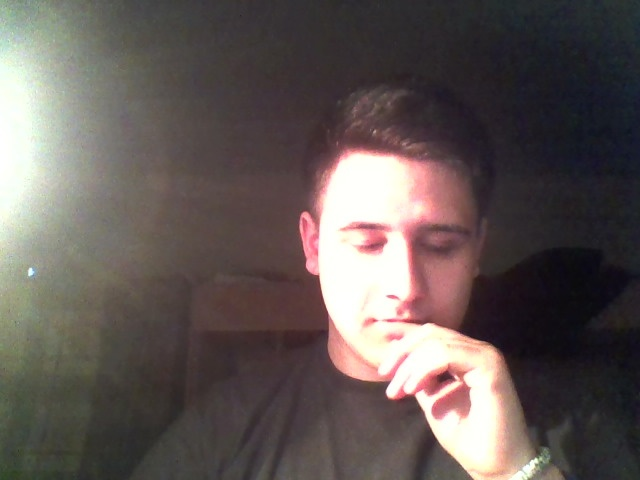
//> input picture src/playground/Image0.jpg, 640 x 480 px
$ ./contourCircle   (built with g++ and OpenCV 4)
//> lines starting //> are read from the running program, lines starting //| are printed output that depends on the picture; after the words box and inside, x2 and y2 are one past the last pixel; in counts of white or black regions, pixels touching at a corner belong together
//> further down, src is the input picture: 480 rows x 640 cols, CV_8UC3; mean B, G, R 85.5, 88, 97.4
//#include <cv.h>
//#include <highgui.h>
//#include <stdlib.h>
//#include <stdio.h>
//
////  находит и показывает круги на изображении
//void findCircles(IplImage* _image)
//{
//    assert(_image!=0);
//
//    IplImage* bin = cvCreateImage( cvGetSize(_image), IPL_DEPTH_8U, 1);
//
//    // конвертируем в градации серого
//    cvConvertImage(_image, bin, CV_BGR2GRAY);
//    // находим границы
//    cvCanny(bin, bin, 50, 200);
//
//    cvNamedWindow( "bin", 1 );
//    cvShowImage("bin", bin);
//
//    // хранилище памяти для контуров
//    CvMemStorage* storage = cvCreateMemStorage(0);
//    CvSeq* contours=0;
//
//    // находим контуры
//    int contoursCont = cvFindContours( bin, storage,&contours,sizeof(CvContour),CV_RETR_LIST,CV_CHAIN_APPROX_SIMPLE,cvPoint(0,0));
//
//    assert(contours!=0);
//
//    // обходим все контуры
//    for( CvSeq* current = contours; current != NULL; current = current->h_next ){
//        // вычисляем площадь и периметр контура
//        double area = fabs(cvContourArea(current));
//        double perim = cvContourPerimeter(current);
//
//        // 1/4*CV_PI = 0,079577
//        if ( area / (perim * perim) > 0.07 && area / (perim * perim)< 0.087 ){ // в 10% интервале
//            // нарисуем контур
//            cvDrawContours(_image, current, cvScalar(0, 0, 255), cvScalar(0, 255, 0), -1, 1, 8);
//        }
//    }
//
//    // освобождаем ресурсы
//    cvReleaseMemStorage(&storage);
//    cvReleaseImage(&bin);
//}
//
//int main(int argc, char* argv[])
//{
//    IplImage *src=0, *dst=0;
//
//    // имя картинки задаётся первым параметром
//    const char* filename = argc >= 2 ? argv[1] : "Image0.jpg";
//    // получаем картинку
//    src = cvLoadImage(filename, 1);
//
//    printf("[i] image: %s\n", filename);
//    assert( src != 0 );
//
//    // покажем изображение
//    cvNamedWindow( "original", 1 );
//    cvShowImage( "original", src );
//
//    dst = cvCloneImage(src);
//
//    // находим круги на изображении
//    findCircles(dst);
//
//    cvNamedWindow( "circles", 1 );
//    cvShowImage( "circles", dst);
//
//    // ждём нажатия клавиши
//    cvWaitKey(0);
//
//    // освобождаем ресурсы
//    cvReleaseImage(&src);
//    cvReleaseImage(&dst);
//    // удаляем окна
//    cvDestroyAllWindows();
//    return 0;
//}


//
// демонстрация cvMinEnclosingCircle()
//
//
// http://robocraft.ru
//

#include <cv.h>
#include <highgui.h>
#include <stdlib.h>
#include <stdio.h>

void EnclosingCircle(IplImage* _image)
{
    assert(_image!=0);

    IplImage* bin = cvCreateImage( cvGetSize(_image), IPL_DEPTH_8U, 1);

    // конвертируем в градации серого
    cvConvertImage(_image, bin, CV_BGR2GRAY);
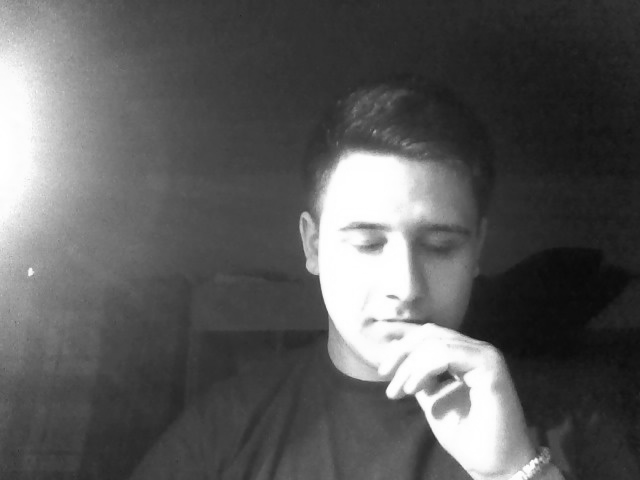
//> bin: 480 rows x 640 cols, CV_8UC1; min 9, max 255, mean 90.5
    // находим границы
    cvCanny(bin, bin, 50, 200);
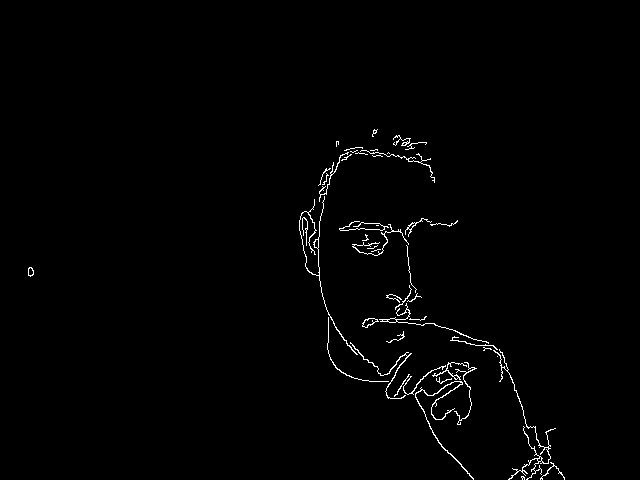
//> bin: 480 rows x 640 cols, CV_8UC1; 1.1% white in thin lines or dots, all inside (x1, y1, x2, y2) = (28, 129, 565, 480)

    cvNamedWindow( "bin", 1 );
    cvShowImage("bin", bin);

    // хранилище памяти для контуров
    CvMemStorage* storage = cvCreateMemStorage(0);
    CvSeq* contours=0;

    // находим контуры
    int contoursCont = cvFindContours( bin, storage,&contours,sizeof(CvContour),CV_RETR_LIST,CV_CHAIN_APPROX_SIMPLE,cvPoint(0,0));
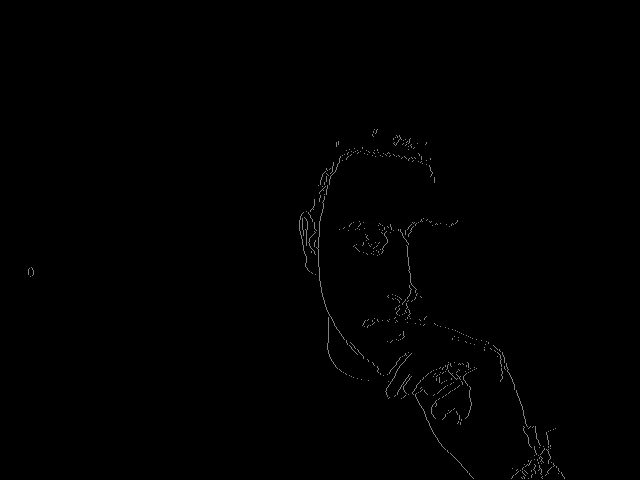
//> bin: 480 rows x 640 cols, CV_8UC1; 1.11% of pixels changed, all inside (x1, y1, x2, y2) = (28, 129, 565, 480)
//> contours = 61 contours, 42 with area under 20; largest, box (x1, y1, x2, y2) and area: (415, 381, 474, 479) 104, (493, 349, 556, 479) 93, (299, 196, 358, 355) 83, (362, 318, 379, 328) 80, (362, 318, 378, 328) 68; contoursCont = 61

    assert(contours!=0);

    // обходим все контуры
    for( CvSeq* current = contours; current != NULL; current = current->h_next ){
        CvPoint2D32f center;
        float radius=0;
        // находим параметры окружности
        cvMinEnclosingCircle(current, & center, &radius);
        // рисуем
        cvCircle(_image, cvPointFrom32f(center), radius, CV_RGB(255, 0, 0), 1, 8);
    }
//> this loop made 61 passes
//> (center, radius) on passes 1 to 12: (Point(522, 477), 1), (Point(522.5, 477), 1.8), (Point(552, 474.4), 12.54), (Point(539, 458.5), 2.69), (Point(448.2, 431.8), 52.42), (Point(443.5, 379), 7.57), (Point(455.5, 376.5), 2.55), (Point(401.5, 385), 13.31), (Point(424.5, 378.5), 24.55), (Point(462, 393), 31.4), (Point(449, 370), 17.72), (Point(497, 356), 0.0001)
//> (current, center, radius) on pass 60: (2 contours, all with area under 20, Point(374.5, 131.5), 1.58)
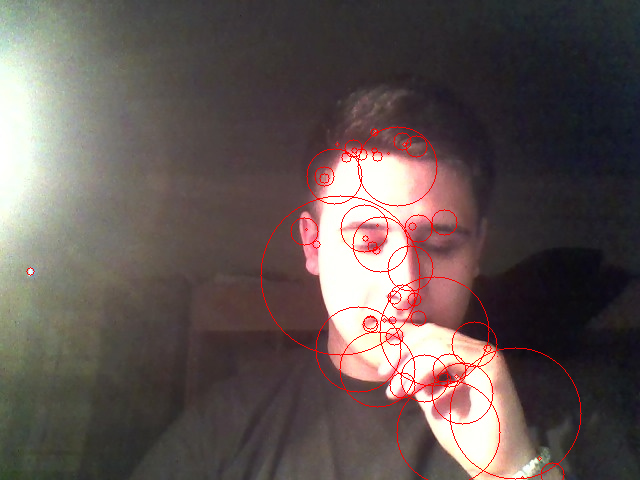
//> _image: 480 rows x 640 cols, CV_8UC3; 1.4% of pixels changed, all inside (x1, y1, x2, y2) = (26, 126, 582, 480)

    // освобождаем ресурсы
    cvReleaseMemStorage(&storage);
    cvReleaseImage(&bin);
}

int main(int argc, char* argv[])
{
    IplImage *src=0, *dst=0;

    // имя картинки задаётся первым параметром
    const char* filename = argc >= 2 ? argv[1] : "Image0.jpg";
    // получаем картинку
    src = cvLoadImage(filename, 1);

    printf("[i] image: %s\n", filename);
    assert( src != 0 );

    // покажем изображение
    cvNamedWindow( "original", 1 );
    cvShowImage( "original", src );

    dst = cvCloneImage(src);

    // показываем
    EnclosingCircle(dst);

    cvNamedWindow( "circles", 1 );
    cvShowImage( "circles", dst);

    // ждём нажатия клавиши
    cvWaitKey(0);

    // освобождаем ресурсы
    cvReleaseImage(&src);
    cvReleaseImage(&dst);
    // удаляем окна
    cvDestroyAllWindows();
    return 0;
}
